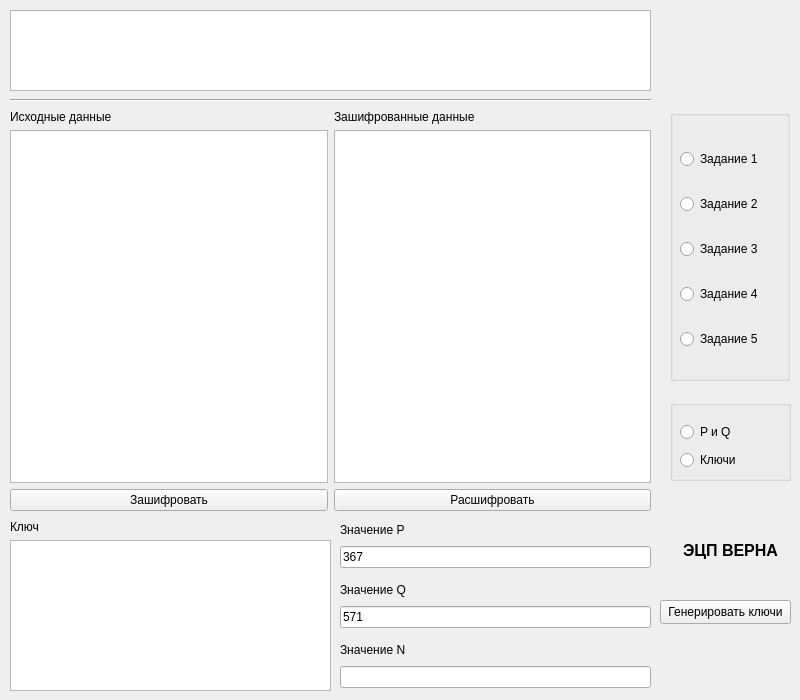
<?xml version="1.0" encoding="UTF-8"?>
<ui version="4.0">
 <class>MainWindow</class>
 <widget class="QMainWindow" name="MainWindow">
  <property name="geometry">
   <rect>
    <x>0</x>
    <y>0</y>
    <width>800</width>
    <height>700</height>
   </rect>
  </property>
  <property name="minimumSize">
   <size>
    <width>800</width>
    <height>700</height>
   </size>
  </property>
  <property name="maximumSize">
   <size>
    <width>800</width>
    <height>700</height>
   </size>
  </property>
  <property name="windowTitle">
   <string>MainWindow</string>
  </property>
  <widget class="QWidget" name="centralwidget">
   <widget class="QWidget" name="horizontalLayoutWidget">
    <property name="geometry">
     <rect>
      <x>10</x>
      <y>110</y>
      <width>641</width>
      <height>401</height>
     </rect>
    </property>
    <layout class="QHBoxLayout" name="horizontalLayout">
     <item>
      <layout class="QVBoxLayout" name="verticalLayout_2">
       <item>
        <widget class="QLabel" name="label">
         <property name="text">
          <string>Исходные данные</string>
         </property>
        </widget>
       </item>
       <item>
        <widget class="QTextEdit" name="textEdit"/>
       </item>
       <item>
        <widget class="QPushButton" name="pushButton">
         <property name="text">
          <string>Зашифровать</string>
         </property>
        </widget>
       </item>
      </layout>
     </item>
     <item>
      <layout class="QVBoxLayout" name="verticalLayout_3">
       <item>
        <widget class="QLabel" name="label_2">
         <property name="text">
          <string>Зашифрованные данные</string>
         </property>
        </widget>
       </item>
       <item>
        <widget class="QTextEdit" name="textEdit_2"/>
       </item>
       <item>
        <widget class="QPushButton" name="pushButton_2">
         <property name="text">
          <string>Расшифровать</string>
         </property>
        </widget>
       </item>
      </layout>
     </item>
    </layout>
   </widget>
   <widget class="Line" name="line">
    <property name="geometry">
     <rect>
      <x>10</x>
      <y>90</y>
      <width>641</width>
      <height>20</height>
     </rect>
    </property>
    <property name="orientation">
     <enum>Qt::Horizontal</enum>
    </property>
   </widget>
   <widget class="QTextBrowser" name="textBrowser">
    <property name="geometry">
     <rect>
      <x>10</x>
      <y>10</y>
      <width>641</width>
      <height>81</height>
     </rect>
    </property>
    <property name="markdown">
     <string/>
    </property>
    <property name="html">
     <string>&lt;!DOCTYPE HTML PUBLIC &quot;-//W3C//DTD HTML 4.0//EN&quot; &quot;http://www.w3.org/TR/REC-html40/strict.dtd&quot;&gt;
&lt;html&gt;&lt;head&gt;&lt;meta name=&quot;qrichtext&quot; content=&quot;1&quot; /&gt;&lt;meta charset=&quot;utf-8&quot; /&gt;&lt;style type=&quot;text/css&quot;&gt;
p, li { white-space: pre-wrap; }
hr { height: 1px; border-width: 0; }
li.unchecked::marker { content: &quot;\2610&quot;; }
li.checked::marker { content: &quot;\2612&quot;; }
&lt;/style&gt;&lt;/head&gt;&lt;body style=&quot; font-family:'Segoe UI'; font-size:9pt; font-weight:400; font-style:normal;&quot;&gt;
&lt;p style=&quot;-qt-paragraph-type:empty; margin-top:0px; margin-bottom:0px; margin-left:0px; margin-right:0px; -qt-block-indent:0; text-indent:0px;&quot;&gt;&lt;br /&gt;&lt;/p&gt;&lt;/body&gt;&lt;/html&gt;</string>
    </property>
   </widget>
   <widget class="QGroupBox" name="groupBox">
    <property name="geometry">
     <rect>
      <x>670</x>
      <y>400</y>
      <width>121</width>
      <height>81</height>
     </rect>
    </property>
    <property name="title">
     <string/>
    </property>
    <widget class="QWidget" name="layoutWidget">
     <property name="geometry">
      <rect>
       <x>10</x>
       <y>20</y>
       <width>65</width>
       <height>52</height>
      </rect>
     </property>
     <layout class="QVBoxLayout" name="verticalLayout_4">
      <item>
       <widget class="QRadioButton" name="radioButton_6">
        <property name="text">
         <string>P и Q</string>
        </property>
       </widget>
      </item>
      <item>
       <widget class="QRadioButton" name="radioButton_7">
        <property name="text">
         <string>Ключи</string>
        </property>
       </widget>
      </item>
     </layout>
    </widget>
   </widget>
   <widget class="QGroupBox" name="groupBox_2">
    <property name="geometry">
     <rect>
      <x>670</x>
      <y>110</y>
      <width>120</width>
      <height>271</height>
     </rect>
    </property>
    <property name="title">
     <string/>
    </property>
    <widget class="QWidget" name="layoutWidget">
     <property name="geometry">
      <rect>
       <x>10</x>
       <y>20</y>
       <width>81</width>
       <height>241</height>
      </rect>
     </property>
     <layout class="QVBoxLayout" name="verticalLayout">
      <item>
       <widget class="QRadioButton" name="radioButton">
        <property name="text">
         <string>Задание 1</string>
        </property>
       </widget>
      </item>
      <item>
       <widget class="QRadioButton" name="radioButton_2">
        <property name="text">
         <string>Задание 2</string>
        </property>
       </widget>
      </item>
      <item>
       <widget class="QRadioButton" name="radioButton_3">
        <property name="text">
         <string>Задание 3</string>
        </property>
       </widget>
      </item>
      <item>
       <widget class="QRadioButton" name="radioButton_4">
        <property name="text">
         <string>Задание 4</string>
        </property>
       </widget>
      </item>
      <item>
       <widget class="QRadioButton" name="radioButton_5">
        <property name="text">
         <string>Задание 5</string>
        </property>
       </widget>
      </item>
     </layout>
    </widget>
   </widget>
   <widget class="QPushButton" name="pushButton_3">
    <property name="geometry">
     <rect>
      <x>660</x>
      <y>600</y>
      <width>131</width>
      <height>24</height>
     </rect>
    </property>
    <property name="text">
     <string>Генерировать ключи</string>
    </property>
   </widget>
   <widget class="QWidget" name="layoutWidget">
    <property name="geometry">
     <rect>
      <x>340</x>
      <y>640</y>
      <width>311</width>
      <height>48</height>
     </rect>
    </property>
    <layout class="QVBoxLayout" name="verticalLayout_8">
     <item>
      <widget class="QLabel" name="labelNval">
       <property name="enabled">
        <bool>true</bool>
       </property>
       <property name="text">
        <string>Значение N</string>
       </property>
      </widget>
     </item>
     <item>
      <widget class="QLineEdit" name="lineEditKeyN">
       <property name="text">
        <string/>
       </property>
      </widget>
     </item>
    </layout>
   </widget>
   <widget class="QWidget" name="layoutWidget">
    <property name="geometry">
     <rect>
      <x>340</x>
      <y>520</y>
      <width>311</width>
      <height>48</height>
     </rect>
    </property>
    <layout class="QVBoxLayout" name="verticalLayout_5">
     <item>
      <widget class="QLabel" name="labelPvalue">
       <property name="text">
        <string>Значение P</string>
       </property>
      </widget>
     </item>
     <item>
      <widget class="QLineEdit" name="lineEditPval">
       <property name="text">
        <string>367</string>
       </property>
      </widget>
     </item>
    </layout>
   </widget>
   <widget class="QWidget" name="layoutWidget">
    <property name="geometry">
     <rect>
      <x>340</x>
      <y>580</y>
      <width>311</width>
      <height>48</height>
     </rect>
    </property>
    <layout class="QVBoxLayout" name="verticalLayout_6">
     <item>
      <widget class="QLabel" name="labelQvalue">
       <property name="enabled">
        <bool>true</bool>
       </property>
       <property name="text">
        <string>Значение Q</string>
       </property>
      </widget>
     </item>
     <item>
      <widget class="QLineEdit" name="lineEditQval">
       <property name="text">
        <string>571</string>
       </property>
      </widget>
     </item>
    </layout>
   </widget>
   <widget class="QWidget" name="layoutWidget">
    <property name="geometry">
     <rect>
      <x>10</x>
      <y>520</y>
      <width>321</width>
      <height>171</height>
     </rect>
    </property>
    <layout class="QVBoxLayout" name="verticalLayout_7">
     <item>
      <widget class="QLabel" name="labelKey">
       <property name="text">
        <string>Ключ</string>
       </property>
      </widget>
     </item>
     <item>
      <widget class="QTextEdit" name="textEditKey"/>
     </item>
    </layout>
   </widget>
   <widget class="QLabel" name="label_3">
    <property name="geometry">
     <rect>
      <x>670</x>
      <y>530</y>
      <width>121</width>
      <height>41</height>
     </rect>
    </property>
    <property name="font">
     <font>
      <pointsize>12</pointsize>
      <bold>true</bold>
     </font>
    </property>
    <property name="text">
     <string>ЭЦП ВЕРНА</string>
    </property>
    <property name="textFormat">
     <enum>Qt::AutoText</enum>
    </property>
    <property name="alignment">
     <set>Qt::AlignCenter</set>
    </property>
   </widget>
  </widget>
 </widget>
 <resources/>
 <connections/>
</ui>
